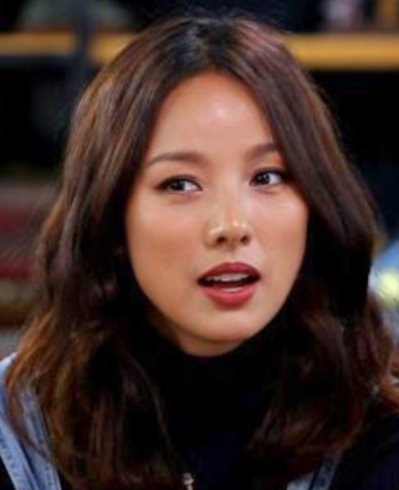
#> input picture mytone/media/test_pic1.png, 399 x 490 px, found by its file name
$ python -i analysis.py   (imports and definitions only)
#> lines starting #> are read from the running program, lines starting #| are printed output that depends on the picture; after the words box and inside, x2 and y2 are one past the last pixel; in counts of white or black regions, pixels touching at a corner belong together
### mytone/main_app/preprocess.py
'''
Created on 2019. 10. 26.

@author: USER
'''
import cv2
import numpy as np

from sklearn.cluster import KMeans
# import tensorflow as tf

from collections import Counter

def extractSkin(image):
    # Taking a copy of the image
    img = image.copy()
    # Converting from BGR Colours Space to HSV
    img = cv2.cvtColor(img, cv2.COLOR_BGR2HSV)

    # Defining HSV Threadholds
    lower_threshold = np.array([0, 48, 80], dtype=np.uint8)
    upper_threshold = np.array([20, 255, 255], dtype=np.uint8)

    # Single Channel mask,denoting presence of colours in the about threshold
    skinMask = cv2.inRange(img, lower_threshold, upper_threshold)

    # Cleaning up mask using Gaussian Filter
    skinMask = cv2.GaussianBlur(skinMask, (3, 3), 0)

    # Extracting skin from the threshold mask
    skin = cv2.bitwise_and(img, img, mask=skinMask)

    # Return the Skin image
    return cv2.cvtColor(skin, cv2.COLOR_HSV2BGR)

def removeBlack(estimator_labels, estimator_cluster):

    # Check for black
    hasBlack = False

    # Get the total number of occurance for each color
    occurance_counter = Counter(estimator_labels)

    # Quick lambda function to compare to lists
    def compare(x, y): return Counter(x) == Counter(y)

    # Loop through the most common occuring color
    for x in occurance_counter.most_common(len(estimator_cluster)):

        # Quick List comprehension to convert each of RBG Numbers to int
        color = [int(i) for i in estimator_cluster[x[0]].tolist()]

        # Check if the color is [0,0,0] that if it is black
        if compare(color, [0, 0, 0]) == True:
            # delete the occurance
            del occurance_counter[x[0]]
            # remove the cluster
            hasBlack = True
            estimator_cluster = np.delete(estimator_cluster, x[0], 0)
            break

    return (occurance_counter, estimator_cluster, hasBlack)

def getColorInformation(estimator_labels, estimator_cluster, hasThresholding=False):

    # Variable to keep count of the occurance of each color predicted
    occurance_counter = None

    # Output list variable to return
    colorInformation = []

    # Check for Black
    hasBlack = False

    # If a mask has be applied, remove th black
    if hasThresholding == True:

        (occurance, cluster, black) = removeBlack(
            estimator_labels, estimator_cluster)
        occurance_counter = occurance
        estimator_cluster = cluster
        hasBlack = black

    else:
        occurance_counter = Counter(estimator_labels)

    # Get the total sum of all the predicted occurances
    totalOccurance = sum(occurance_counter.values())

    # Loop through all the predicted colors
    for x in occurance_counter.most_common(len(estimator_cluster)):

        index = (int(x[0]))

        # Quick fix for index out of bound when there is no threshold
        index = (index-1) if ((hasThresholding & hasBlack)
                              & (int(index) != 0)) else index

        # Get the color number into a list
        color = estimator_cluster[index].tolist()

        # Get the percentage of each color
        color_percentage = (x[1]/totalOccurance)

        # make the dictionay of the information
        colorInfo = {"cluster_index": index, "color": color,
                     "color_percentage": color_percentage}

        # Add the dictionary to the list
        colorInformation.append(colorInfo)

    return colorInformation

def extractDominantColor(image, number_of_colors=5, hasThresholding=False):

    # Quick Fix Increase cluster counter to neglect the black(Read Article)
    if hasThresholding == True:
        number_of_colors += 1

    # Taking Copy of the image
    img = image.copy()

    # Convert Image into RGB Colours Space
    img = cv2.cvtColor(img, cv2.COLOR_BGR2RGB)

    # Reshape Image
    img = img.reshape((img.shape[0]*img.shape[1]), 3)

    # Initiate KMeans Object
    estimator = KMeans(n_clusters=number_of_colors, random_state=0)

    # Fit the image
    estimator.fit(img)

    # Get Colour Information
    colorInformation = getColorInformation(
        estimator.labels_, estimator.cluster_centers_, hasThresholding)
    return colorInformation

# [14 lines left out: function plotColorBar, not called in this run]

# RGB to HSV 변환
def rgb2hsv(r, g, b):
    r, g, b = r/255.0, g/255.0, b/255.0
    mx = max(r, g, b)
    mn = min(r, g, b)
    df = mx-mn
    if mx == mn:
        h = 0
    elif mx == r:
        h = (60 * ((g-b)/df) + 360) % 360
    elif mx == g:
        h = (60 * ((b-r)/df) + 120) % 360
    elif mx == b:
        h = (60 * ((r-g)/df) + 240) % 360
    if mx == 0:
        s = 0
    else:
        s = df/mx
    v = mx
    return h, s, v

#  RGB to YCbCr 변환
def rgb2ycc(R,G,B):
    Y = (299*R + 587*G + 114*B)/1000
    Cb = 0.5643*(B - Y) + 128
    Cr = 0.7132*(R - Y) + 128

    return(Y,Cb,Cr)

def main():
    pass

# [2 lines that do not run on import are left out]

### mytone/main_app/analysis.py
'''
Created on 2019. 11. 4.

@author: USER
'''
import os
import cv2
import imutils # pip install imutils
from main_app import preprocess as pre # 모듈 : 사진 전처리
import pickle

def analysis (face_HSVCbCr):
    try :
        data = face_HSVCbCr
        BASE_DIR = os.path.dirname(os.path.dirname(os.path.abspath(__file__)))

        #웜, 쿨 분류 모형 수행
        path = BASE_DIR + '/main_app/ml_model/Mytone.sav'
        model = pickle.load(open(path, 'rb'))
        pred = model.predict(data)

        #예측 후 계절 값 추출
        if pred =='warm':
            path = BASE_DIR + '/main_app/ml_model/Mytone_warm.sav'
            model_warm = pickle.load(open(path, 'rb'))
            pred = model_warm.predict(data)
        else :
            path = BASE_DIR + '/main_app/ml_model/Mytone_cool.sav'
            model_cool = pickle.load(open(path, 'rb'))
            pred = model_cool.predict(data)

        return pred # spring, summer, fall, winter

    except Exception :
        return 'e-analysis'

# 전처리 (이미지 to HSVCbCr)
def pic_prepocess (uploaded_file_url):

#> called with uploaded_file_url = '../media/test_pic1.png'
    try :
        BASE_DIR = os.path.dirname(os.path.dirname(os.path.abspath(__file__)))

        img_path = BASE_DIR +'/' + uploaded_file_url
        img = cv2.imread(img_path)
#> img is the input picture: shape (490, 399, 3); mean B, G, R 41.5, 47.6, 68.2

        # 분석 코드 영역
        haarcascade_path = BASE_DIR +'//main_app//ml_model//haarcascade_frontface.xml'
        face_cascade = cv2.CascadeClassifier(haarcascade_path)
        # image_size = 250

        gray = cv2.cvtColor(img, cv2.COLOR_BGR2GRAY)
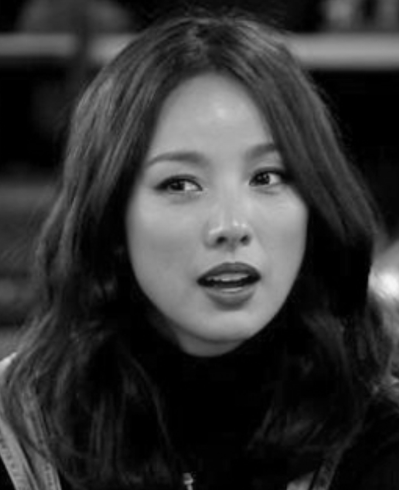
#> gray: shape (490, 399); min 0, max 245, mean 53.1
        faces = face_cascade.detectMultiScale(gray, 1.3,5)
#> faces = [[108, 92, 239, 239]]

        # crop
        for (x,y,w,h) in faces:
            cv2.rectangle(img, (x,y), (x+w, y+h), (0,0,255), 5)
            cropped = img[y+2:y + h-1, x+2:x + w-1]
#> this loop made 1 pass
#> pass 1, in pic_prepocess, `cropped = img[y+2:y + h-1, x+2:x + w-1]`:
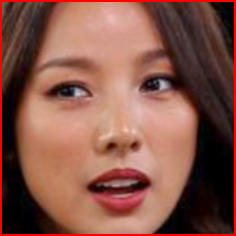
#> cropped: shape (236, 236, 3); mean B, G, R 72.2, 84.7, 133.3
#> after the loop:
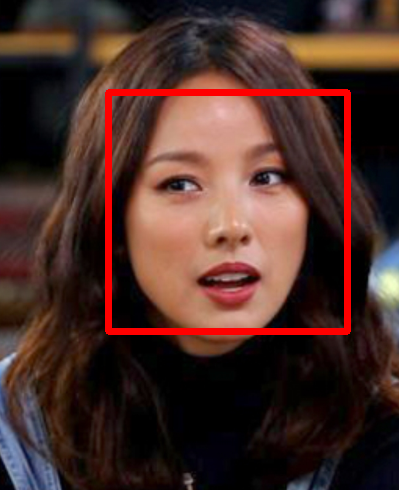
#> img: shape (490, 399, 3); 3.41% of pixels changed, all inside (x1, y1, x2, y2) = (105, 89, 351, 335)

        cv2.imwrite(os.path.join(os.path.join(BASE_DIR, 'media') , 'face_detect.jpg'), img)

        # 250의 너비로 이미지 크기 조정
        image = imutils.resize(cropped, width=250)
        # 크롭이미지 지정경로 저장
        cv2.imwrite(os.path.join(os.path.join(BASE_DIR, 'media') , 'crop.jpg'), image)

        # 피부만 적용
        skin = pre.extractSkin(image)
#> in extractSkin, `img = cv2.cvtColor(img, cv2.COLOR_BGR2HSV)`: img: shape (250, 250, 3); mean H, S, V 26.1, 128.3, 133.4
#> in extractSkin, `skinMask = cv2.inRange(img, lower_threshold, upper_threshold)`:
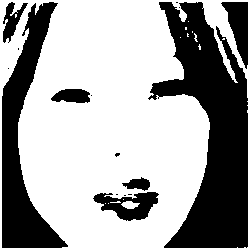
#> skinMask: shape (250, 250); 64.6% white; 16 black regions (9 under 20 px), largest, box (x1, y1, x2, y2) and area: (148, 2, 248, 248) 12745, (2, 2, 68, 248) 6267, (93, 192, 159, 221) 1044
#> in extractSkin, `skinMask = cv2.GaussianBlur(skinMask, (3, 3), 0)`:
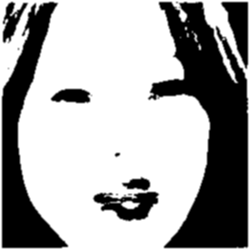
#> skinMask: shape (250, 250); min 0, max 255, mean 164.7
#> in extractSkin, `skin = cv2.bitwise_and(img, img, mask=skinMask)`: skin: shape (250, 250, 3); mean H, S, V 6.9, 82.2, 121.9
#> in extractSkin, `return cv2.cvtColor(skin, cv2.COLOR_HSV2BGR)`:
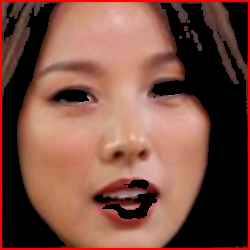
#> returned value: shape (250, 250, 3); mean B, G, R 65.7, 78.1, 121.9

        # 색상정보 추출
        dominantColors = pre.extractDominantColor(skin, hasThresholding=True)
#> dominantColors = 5 items

        # 컬러바 생성 (※※※)
        # color_bar = pre.plotColorBar(dominantColors)
        # 컬러바 지정경로 저장
        # cv2.imwrite(os.path.join(os.path.join(BASE_DIR, 'media') , 'color_bar.jpg'), color_bar)

        #가장 많은 색상 추출
        sam1 = dominantColors[0]
#> sam1 = {'cluster_index': 0, 'color': [210.1, 155.8, 136.7], 'color_percentage': 0.369}

        #RGB각 추출
        R = float(sam1['color'][0])
#> R = 210.1
        G = float(sam1['color'][1])
#> G = 155.8
        B = float(sam1['color'][2])
#> B = 136.7

        #RGB 에서 HSV로 변환
        hsv = pre.rgb2hsv(R,G,B)
#> in rgb2hsv, `r, g, b = r/255.0, g/255.0, b/255.0`: r = 0.824; g = 0.611; b = 0.536
#> in rgb2hsv, `mx = max(r, g, b)`: mx = 0.824
#> in rgb2hsv, `mn = min(r, g, b)`: mn = 0.536
#> in rgb2hsv, `df = mx-mn`: df = 0.288
#> in rgb2hsv, `h = (60 * ((g-b)/df) + 360) % 360`: h = 15.6
#> in rgb2hsv, `s = df/mx`: s = 0.349
#> in rgb2hsv, `v = mx`: v = 0.824
#> hsv = (15.6, 0.349, 0.824)
        H = hsv[0]
#> H = 15.6
        S = hsv[1]
#> S = 0.349
        V = hsv[2]
#> V = 0.824
        #RGB 에서 YCbCr로 변환
        ycc = pre.rgb2ycc(R,G,B)
#> in rgb2ycc, `Y = (299*R + 587*G + 114*B)/1000`: Y = 169.9
#> in rgb2ycc, `Cb = 0.5643*(B - Y) + 128`: Cb = 109.3
#> in rgb2ycc, `Cr = 0.7132*(R - Y) + 128`: Cr = 156.7
#> ycc = (169.9, 109.3, 156.7)
        #Y = ycc[0]
        Cb = ycc[1]
#> Cb = 109.3
        Cr = ycc[2]
#> Cr = 156.7

        # [7 lines of commented-out code are left out]
        HSVCbCr=[]
        HSVCbCr.append([H,S,V,Cb,Cr])

        return HSVCbCr

    except Exception :
        return 'e-preprocess'


def main ():
    pass

# [2 lines not run here, left out]

>>> result = pic_prepocess('../media/test_pic1.png')
#> result = [[15.6, 0.349, 0.824, 109.3, 156.7]]
